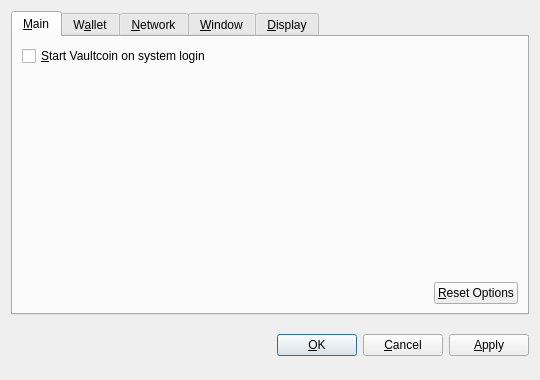
<?xml version="1.0" encoding="UTF-8"?>
<ui version="4.0">
 <class>OptionsDialog</class>
 <widget class="QDialog" name="OptionsDialog">
  <property name="geometry">
   <rect>
    <x>0</x>
    <y>0</y>
    <width>540</width>
    <height>380</height>
   </rect>
  </property>
  <property name="windowTitle">
   <string>Options</string>
  </property>
  <property name="modal">
   <bool>true</bool>
  </property>
  <layout class="QVBoxLayout" name="verticalLayout">
   <item>
    <widget class="QTabWidget" name="tabWidget">
     <property name="tabPosition">
      <enum>QTabWidget::North</enum>
     </property>
     <property name="currentIndex">
      <number>0</number>
     </property>
     <widget class="QWidget" name="tabMain">
      <attribute name="title">
       <string>&amp;Main</string>
      </attribute>
      <layout class="QVBoxLayout" name="verticalLayout_Main">
       <item>
        <widget class="QCheckBox" name="bitcoinAtStartup">
         <property name="toolTip">
          <string>Automatically start Vaultcoin after logging in to the system.</string>
         </property>
         <property name="text">
          <string>&amp;Start Vaultcoin on system login</string>
         </property>
        </widget>
       </item>
       <item>
        <spacer name="verticalSpacer_Main">
         <property name="orientation">
          <enum>Qt::Vertical</enum>
         </property>
         <property name="sizeHint" stdset="0">
          <size>
           <width>20</width>
           <height>40</height>
          </size>
         </property>
        </spacer>
       </item>
       <item>
        <layout class="QHBoxLayout" name="horizontalLayout_2_Main">
         <item>
          <spacer name="horizontalSpacer_2_Main">
           <property name="orientation">
            <enum>Qt::Horizontal</enum>
           </property>
           <property name="sizeHint" stdset="0">
            <size>
             <width>40</width>
             <height>20</height>
            </size>
           </property>
          </spacer>
         </item>
         <item>
          <widget class="QPushButton" name="resetButton">
           <property name="toolTip">
            <string>Reset all client options to default.</string>
           </property>
           <property name="text">
            <string>&amp;Reset Options</string>
           </property>
           <property name="autoDefault">
            <bool>false</bool>
           </property>
          </widget>
         </item>
        </layout>
       </item>
      </layout>
     </widget>
     <widget class="QWidget" name="tabWallet">
      <attribute name="title">
       <string>W&amp;allet</string>
      </attribute>
      <layout class="QVBoxLayout" name="verticalLayout_Network">
       <item>
        <widget class="QLabel" name="transactionFeeInfoLabel">
         <property name="text">
          <string>Optional transaction fee per kB that helps make sure your transactions are processed quickly. Most transactions are 1 kB.</string>
         </property>
         <property name="textFormat">
          <enum>Qt::PlainText</enum>
         </property>
         <property name="wordWrap">
          <bool>true</bool>
         </property>
        </widget>
       </item>
       <item>
        <layout class="QHBoxLayout" name="horizontalLayout_1_Main">
         <item>
          <widget class="QLabel" name="transactionFeeLabel">
           <property name="text">
            <string>Pay transaction &amp;fee</string>
           </property>
           <property name="textFormat">
            <enum>Qt::PlainText</enum>
           </property>
           <property name="buddy">
            <cstring>transactionFee</cstring>
           </property>
          </widget>
         </item>
         <item>
          <widget class="BitcoinAmountField" name="transactionFee"/>
         </item>
         <item>
          <spacer name="horizontalSpacer_1_Main">
           <property name="orientation">
            <enum>Qt::Horizontal</enum>
           </property>
           <property name="sizeHint" stdset="0">
            <size>
             <width>40</width>
             <height>20</height>
            </size>
           </property>
          </spacer>
         </item>
        </layout>
       </item>
       <item>
        <widget class="QLabel" name="label">
         <property name="text">
          <string>If you disable the spending of unconfirmed change, the change from a transaction cannot be used until that transaction has at least one confirmation. This also affects how your balance is computed.</string>
         </property>
         <property name="wordWrap">
          <bool>true</bool>
         </property>
        </widget>
       </item>
       <item>
        <widget class="QCheckBox" name="spendZeroConfChange">
         <property name="text">
          <string>Spend unconfirmed change  (experts only)</string>
         </property>
        </widget>
       </item>
       <item>
        <spacer name="verticalSpacer">
         <property name="orientation">
          <enum>Qt::Vertical</enum>
         </property>
         <property name="sizeHint" stdset="0">
          <size>
           <width>20</width>
           <height>40</height>
          </size>
         </property>
        </spacer>
       </item>
      </layout>
     </widget>
     <widget class="QWidget" name="tabNetwork">
      <attribute name="title">
       <string>&amp;Network</string>
      </attribute>
      <layout class="QVBoxLayout" name="verticalLayout_Network">
       <item>
        <widget class="QCheckBox" name="mapPortUpnp">
         <property name="toolTip">
          <string>Automatically open the Vaultcoin client port on the router. This only works when your router supports UPnP and it is enabled.</string>
         </property>
         <property name="text">
          <string>Map port using &amp;UPnP</string>
         </property>
        </widget>
       </item>
       <item>
        <widget class="QCheckBox" name="connectSocks">
         <property name="toolTip">
          <string>Connect to the Vaultcoin network through a SOCKS proxy (e.g. when connecting through Tor).</string>
         </property>
         <property name="text">
          <string>&amp;Connect through SOCKS proxy:</string>
         </property>
        </widget>
       </item>
       <item>
        <layout class="QHBoxLayout" name="horizontalLayout_Network">
         <item>
          <widget class="QLabel" name="proxyIpLabel">
           <property name="text">
            <string>Proxy &amp;IP:</string>
           </property>
           <property name="textFormat">
            <enum>Qt::PlainText</enum>
           </property>
           <property name="buddy">
            <cstring>proxyIp</cstring>
           </property>
          </widget>
         </item>
         <item>
          <widget class="QValidatedLineEdit" name="proxyIp">
           <property name="maximumSize">
            <size>
             <width>140</width>
             <height>16777215</height>
            </size>
           </property>
           <property name="toolTip">
            <string>IP address of the proxy (e.g. 127.0.0.1)</string>
           </property>
          </widget>
         </item>
         <item>
          <widget class="QLabel" name="proxyPortLabel">
           <property name="text">
            <string>&amp;Port:</string>
           </property>
           <property name="textFormat">
            <enum>Qt::PlainText</enum>
           </property>
           <property name="buddy">
            <cstring>proxyPort</cstring>
           </property>
          </widget>
         </item>
         <item>
          <widget class="QLineEdit" name="proxyPort">
           <property name="maximumSize">
            <size>
             <width>55</width>
             <height>16777215</height>
            </size>
           </property>
           <property name="toolTip">
            <string>Port of the proxy (e.g. 9050)</string>
           </property>
          </widget>
         </item>
         <item>
          <widget class="QLabel" name="socksVersionLabel">
           <property name="text">
            <string>SOCKS &amp;Version:</string>
           </property>
           <property name="textFormat">
            <enum>Qt::PlainText</enum>
           </property>
           <property name="buddy">
            <cstring>socksVersion</cstring>
           </property>
          </widget>
         </item>
         <item>
          <widget class="QValueComboBox" name="socksVersion">
           <property name="toolTip">
            <string>SOCKS version of the proxy (e.g. 5)</string>
           </property>
          </widget>
         </item>
         <item>
          <spacer name="horizontalSpacer_Network">
           <property name="orientation">
            <enum>Qt::Horizontal</enum>
           </property>
           <property name="sizeHint" stdset="0">
            <size>
             <width>40</width>
             <height>20</height>
            </size>
           </property>
          </spacer>
         </item>
        </layout>
       </item>
       <item>
        <spacer name="verticalSpacer_Network">
         <property name="orientation">
          <enum>Qt::Vertical</enum>
         </property>
         <property name="sizeHint" stdset="0">
          <size>
           <width>20</width>
           <height>40</height>
          </size>
         </property>
        </spacer>
       </item>
      </layout>
     </widget>
     <widget class="QWidget" name="tabWindow">
      <attribute name="title">
       <string>&amp;Window</string>
      </attribute>
      <layout class="QVBoxLayout" name="verticalLayout_Window">
       <item>
        <widget class="QCheckBox" name="minimizeToTray">
         <property name="toolTip">
          <string>Show only a tray icon after minimizing the window.</string>
         </property>
         <property name="text">
          <string>&amp;Minimize to the tray instead of the taskbar</string>
         </property>
        </widget>
       </item>
       <item>
        <widget class="QCheckBox" name="minimizeOnClose">
         <property name="toolTip">
          <string>Minimize instead of exit the application when the window is closed. When this option is enabled, the application will be closed only after selecting Quit in the menu.</string>
         </property>
         <property name="text">
          <string>M&amp;inimize on close</string>
         </property>
        </widget>
       </item>
       <item>
        <spacer name="verticalSpacer_Window">
         <property name="orientation">
          <enum>Qt::Vertical</enum>
         </property>
         <property name="sizeHint" stdset="0">
          <size>
           <width>20</width>
           <height>40</height>
          </size>
         </property>
        </spacer>
       </item>
      </layout>
     </widget>
     <widget class="QWidget" name="tabDisplay">
      <attribute name="title">
       <string>&amp;Display</string>
      </attribute>
      <layout class="QVBoxLayout" name="verticalLayout_Display">
       <item>
        <layout class="QHBoxLayout" name="horizontalLayout_1_Display">
         <item>
          <widget class="QLabel" name="langLabel">
           <property name="text">
            <string>User Interface &amp;language:</string>
           </property>
           <property name="textFormat">
            <enum>Qt::PlainText</enum>
           </property>
           <property name="buddy">
            <cstring>lang</cstring>
           </property>
          </widget>
         </item>
         <item>
          <widget class="QValueComboBox" name="lang">
           <property name="toolTip">
            <string>The user interface language can be set here. This setting will take effect after restarting Vaultcoin.</string>
           </property>
          </widget>
         </item>
        </layout>
       </item>
       <item>
        <layout class="QHBoxLayout" name="horizontalLayout_2_Display">
         <item>
          <widget class="QLabel" name="unitLabel">
           <property name="text">
            <string>&amp;Unit to show amounts in:</string>
           </property>
           <property name="textFormat">
            <enum>Qt::PlainText</enum>
           </property>
           <property name="buddy">
            <cstring>unit</cstring>
           </property>
          </widget>
         </item>
         <item>
          <widget class="QValueComboBox" name="unit">
           <property name="toolTip">
            <string>Choose the default subdivision unit to show in the interface and when sending coins.</string>
           </property>
          </widget>
         </item>
        </layout>
       </item>
       <item>
        <widget class="QCheckBox" name="displayAddresses">
         <property name="toolTip">
          <string>Whether to show Vaultcoin addresses in the transaction list or not.</string>
         </property>
         <property name="text">
          <string>&amp;Display addresses in transaction list</string>
         </property>
        </widget>
       </item>
       <item>
        <widget class="QCheckBox" name="coinControlFeatures">
         <property name="toolTip">
          <string>Whether to show coin control features or not.</string>
         </property>
         <property name="text">
          <string>Display coin &amp;control features (experts only!)</string>
         </property>
        </widget>
       </item>
       <item>
        <spacer name="verticalSpacer_Display">
         <property name="orientation">
          <enum>Qt::Vertical</enum>
         </property>
         <property name="sizeHint" stdset="0">
          <size>
           <width>20</width>
           <height>40</height>
          </size>
         </property>
        </spacer>
       </item>
      </layout>
     </widget>
    </widget>
   </item>
   <item>
    <layout class="QHBoxLayout" name="horizontalLayout_Buttons">
     <item>
      <spacer name="horizontalSpacer_1">
       <property name="orientation">
        <enum>Qt::Horizontal</enum>
       </property>
       <property name="sizeHint" stdset="0">
        <size>
         <width>40</width>
         <height>48</height>
        </size>
       </property>
      </spacer>
     </item>
     <item>
      <widget class="QLabel" name="statusLabel">
       <property name="font">
        <font>
         <weight>75</weight>
         <bold>true</bold>
        </font>
       </property>
       <property name="text">
        <string/>
       </property>
       <property name="textFormat">
        <enum>Qt::PlainText</enum>
       </property>
       <property name="wordWrap">
        <bool>true</bool>
       </property>
      </widget>
     </item>
     <item>
      <spacer name="horizontalSpacer_2">
       <property name="orientation">
        <enum>Qt::Horizontal</enum>
       </property>
       <property name="sizeHint" stdset="0">
        <size>
         <width>40</width>
         <height>48</height>
        </size>
       </property>
      </spacer>
     </item>
     <item>
      <widget class="QPushButton" name="okButton">
       <property name="text">
        <string>&amp;OK</string>
       </property>
      </widget>
     </item>
     <item>
      <widget class="QPushButton" name="cancelButton">
       <property name="text">
        <string>&amp;Cancel</string>
       </property>
       <property name="autoDefault">
        <bool>false</bool>
       </property>
      </widget>
     </item>
     <item>
      <widget class="QPushButton" name="applyButton">
       <property name="text">
        <string>&amp;Apply</string>
       </property>
       <property name="autoDefault">
        <bool>false</bool>
       </property>
      </widget>
     </item>
    </layout>
   </item>
  </layout>
 </widget>
 <customwidgets>
  <customwidget>
   <class>BitcoinAmountField</class>
   <extends>QSpinBox</extends>
   <header>bitcoinamountfield.h</header>
  </customwidget>
  <customwidget>
   <class>QValueComboBox</class>
   <extends>QComboBox</extends>
   <header>qvaluecombobox.h</header>
  </customwidget>
  <customwidget>
   <class>QValidatedLineEdit</class>
   <extends>QLineEdit</extends>
   <header>qvalidatedlineedit.h</header>
  </customwidget>
 </customwidgets>
 <resources/>
 <connections/>
</ui>
